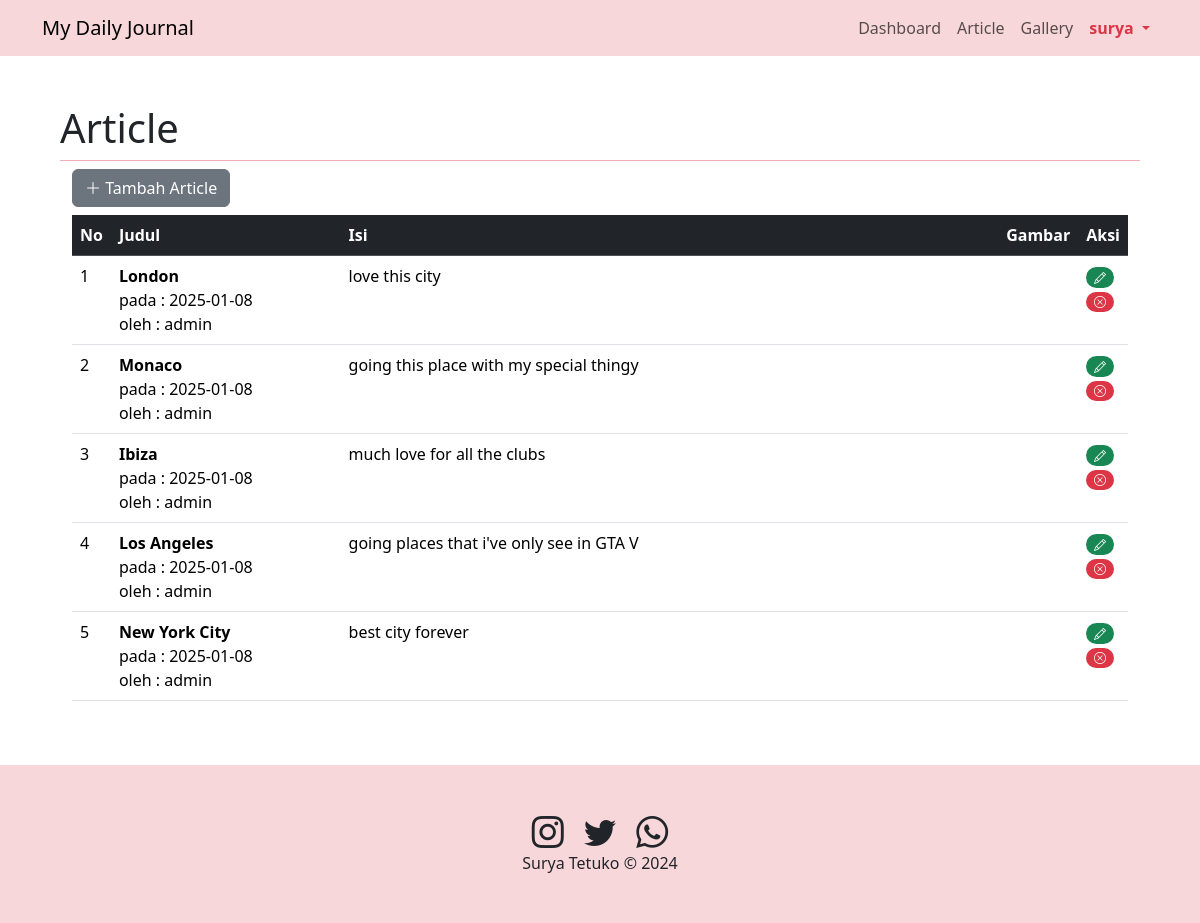
/admin.php?page=article (signed in), run on the app's committed database.
### tables this page shows
CREATE TABLE `article` (
  `id` int(11) NOT NULL,
  `judul` text NOT NULL,
  `isi` text NOT NULL,
  `gambar` text NOT NULL,
  `tanggal` date NOT NULL,
  `username` varchar(50) NOT NULL
);

### article.php (the view, shortened to what this page needs)
<?php
include "koneksi.php";
?>
<div class="container">
<button type="button" class="btn btn-secondary mb-2" data-bs-toggle="modal" data-bs-target="#modalTambah">
    <i class="bi bi-plus-lg"></i> Tambah Article
</button>
    <div class="row">
        <div class="table-responsive">
            <table class="table table-hover">
                <thead class="table-dark">
                    <tr>
                        <th>No</th>
                        <th class="w-25">Judul</th>
                        <th class="w-75">Isi</th>
                        <th class="w-25">Gambar</th>
                        <th class="w-25">Aksi</th>
                    </tr>
                </thead>
                <tbody>
                    <?php
                    $sql = "SELECT * FROM article ORDER BY tanggal DESC";
                    $hasil = $conn->query($sql);
                    $no = 1;
                    while ($row = $hasil->fetch_assoc()) {
                    ?>
                        <tr>
                            <td><?= $no++ ?></td>
                            <td>
                                <strong><?= $row["judul"] ?></strong>
                                <br>pada : <?= $row["tanggal"] ?>
                                <br>oleh : <?= $row["username"] ?>
                            </td>
                            <td><?= $row["isi"] ?></td>
                            <td>
                            </td>
                            <td>
                                <a href="#" title="edit" class="badge rounded-pill text-bg-success" data-bs-toggle="modal" data-bs-target="#modalEdit<?= $row["id"] ?>"><i class="bi bi-pencil"></i></a>
                                <a href="#" title="delete" class="badge rounded-pill text-bg-danger" data-bs-toggle="modal" data-bs-target="#modalHapus<?= $row["id"] ?>"><i class="bi bi-x-circle"></i></a>
                            </td>
                        </tr>
                    <?php
                    }
                    ?>
                </tbody>
            </table>
        </div>
    </div>
</div>

### admin.php (shortened to what this page needs)
<!DOCTYPE html>
<html lang="en">
<head>
    <link
    rel="stylesheet"
    href="https://cdn.jsdelivr.net/npm/bootstrap-icons@1.11.1/font/bootstrap-icons.css"
    />
    <link
    href="https://cdn.jsdelivr.net/npm/bootstrap@5.3.2/dist/css/bootstrap.min.css"
    rel="stylesheet"
    />
</head>
<body>
    <nav class="navbar navbar-expand-sm bg-body-tertiary sticky-top bg-danger-subtle">
    <div class="container">
        <a class="navbar-brand" href=".">My Daily Journal</a>
        <div class="collapse navbar-collapse" id="navbarSupportedContent">
        <ul class="navbar-nav ms-auto mb-2 mb-lg-0 text-dark">
            <li class="nav-item">
                <a class="nav-link" href="admin.php?page=dashboard">Dashboard</a>
            </li>
            <li class="nav-item">
                <a class="nav-link" href="admin.php?page=article">Article</a>
            </li>
            <li class="nav-item">
                <a class="nav-link" href="admin.php?page=gallery">Gallery</a>
            </li>
            <li class="nav-item dropdown">
                <a class="nav-link dropdown-toggle text-danger fw-bold" href="#" role="button" data-bs-toggle="dropdown" aria-expanded="false">
                    <?= $_SESSION['username']?>
                </a>
            </li>
        </ul>
        </div>
    </div>
    </nav>
<section id="content" class="p-5">
    <div class="container">
        <?php
        if(isset($_GET['page'])){
        ?>
            <h4 class="lead display-6 pb-2 border-bottom border-danger-subtle"><?= ucfirst($_GET['page'])?></h4>
            <?php
            include($_GET['page'].".php");
        }else{
        ?>
            <h4 class="lead display-6 pb-2 border-bottom border-danger-subtle">Dashboard</h4>
            <?php
            include("dashboard.php");
        }
        ?>
    </div>
</section>
    <footer class="text-center p-5 bg-danger-subtle footer bottom">
    <div>
        <a href="https://www.instagram.com/suryatetukoo"
        ><i class="bi bi-instagram h2 p-2 text-dark"></i
        ></a>
        <a href="https://twitter.com/udinusofficial"
        ><i class="bi bi-twitter h2 p-2 text-dark"></i
        ></a>
        <a href="https://wa.me/+6282137463176"
        ><i class="bi bi-whatsapp h2 p-2 text-dark"></i
        ></a>
    </div>
    <div>Surya Tetuko &copy; 2024</div>
    </footer>
</body>
</html>

### data on the page
article: judul "London", tanggal "2025-01-08", username "admin", isi "love this city"
article: judul "Monaco", tanggal "2025-01-08", username "admin", isi "going this place with my special thingy"
article: judul "Ibiza", tanggal "2025-01-08", username "admin", isi "much love for all the clubs"
article: judul "Los Angeles", tanggal "2025-01-08", username "admin", isi "going places that i've only see in GTA V"
article: judul "New York City", tanggal "2025-01-08", username "admin", isi "best city forever"

### other printed values
$_SESSION['username'] "surya"
$_GET['page'] "Article"
